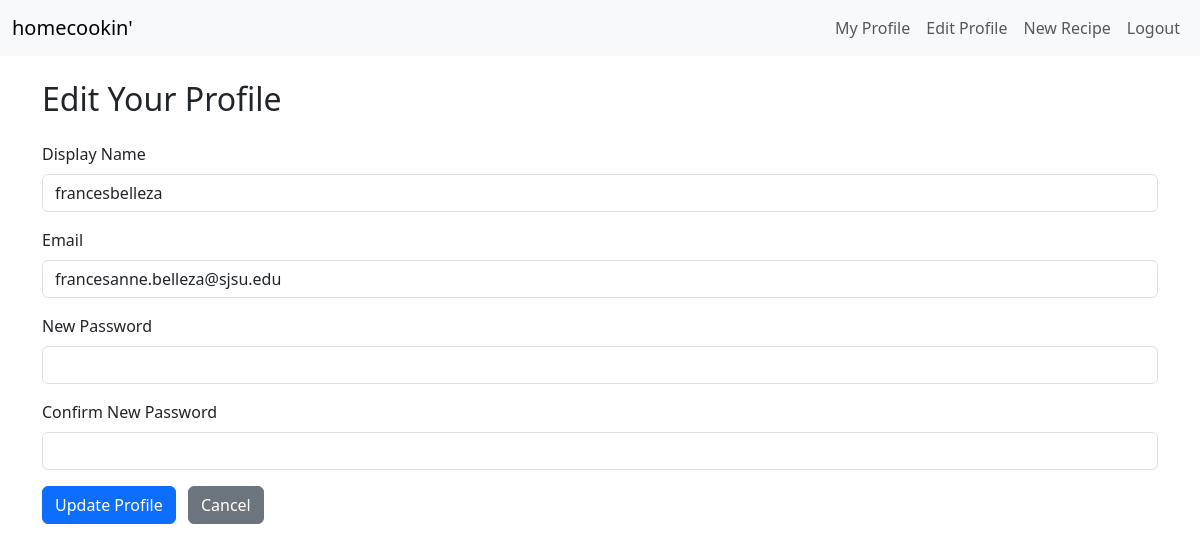
/profile/edit (signed in), run on an earlier commit of the app's database.
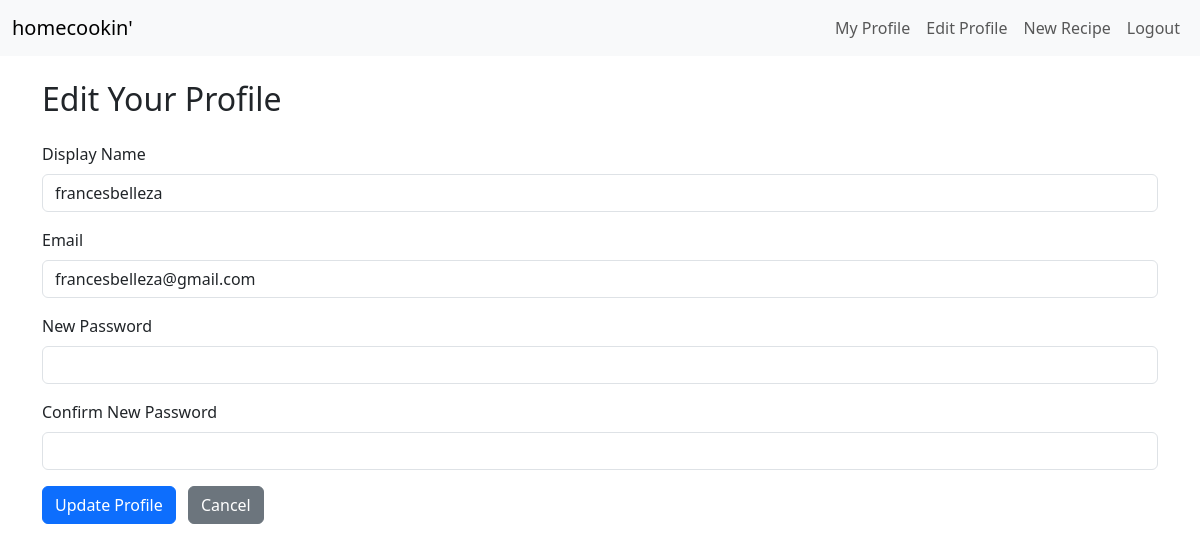
And on a later commit of the database.
### app/models.py (models this page shows, shortened)
class User(db.Model, UserMixin):
    id = db.Column(db.Integer, primary_key=True)
    username = db.Column(db.String(32), unique=True, nullable=False)
    email    = db.Column(db.String(120), unique=True, nullable=False)
    password = db.Column(db.String(32), nullable=False)
    recipes = db.relationship('Recipe', backref='author', lazy=True)
    ratings  = db.relationship('Rating',  backref='user',   lazy=True)    # ← add this
    comments = db.relationship('Comment', backref='user',   lazy=True)
    saved_recipes = db.relationship('Recipe', secondary=saved, backref=db.backref('saved_by', lazy='dynamic'), lazy='dynamic')

### app/routes.py (the view, shortened to what this page needs)
@app.route('/profile/edit', methods=['GET','POST'])
@login_required
def edit_profile():
    form = EditProfileForm(
      username=current_user.username,
      email=current_user.email
    )
    return render_template('edit_profile.html', form=form)

### app/forms.py
class EditProfileForm(FlaskForm):
    username        = StringField('Display Name', validators=[DataRequired(), Length(1,20)])
    email           = StringField('Email',        validators=[DataRequired(), Email()])
    password        = PasswordField('New Password', validators=[Optional(), Length(min=6)])
    confirm_password= PasswordField('Confirm New Password',
                                    validators=[EqualTo('password', message='Passwords must match')])
    submit          = SubmitField('Update Profile')

### app/__init__.py (called while the page is built)
@login_manager.user_loader
def load_user(user_id):
    return User.query.get(int(user_id))

### app/templates/edit_profile.html (shortened to what this page needs)
{% extends "base.html" %}
{% block content %}
  <h2 class="mb-4">Edit Your Profile</h2>
  <form method="POST">
    <div class="mb-3">
      {{ form.username.label(class_="form-label") }}
      {{ form.username(class_="form-control") }}
    </div>
    <div class="mb-3">
      {{ form.email.label(class_="form-label") }}
      {{ form.email(class_="form-control") }}
    </div>
    <div class="mb-3">
      {{ form.password.label(class_="form-label") }}
      {{ form.password(class_="form-control") }}
    </div>
    <div class="mb-3">
      {{ form.confirm_password.label(class_="form-label") }}
      {{ form.confirm_password(class_="form-control") }}
    </div>
    <button type="submit" class="btn btn-primary">Update Profile</button>
    <a href="{{ url_for('profile', user_id=current_user.id) }}"
       class="btn btn-secondary ms-2">Cancel</a>
  </form>
{% endblock %}

What changed in the data, as far as the page shows it:
changed User "francesbelleza": email "francesanne.belleza@sjsu.edu" → "francesbelleza@gmail.com"
